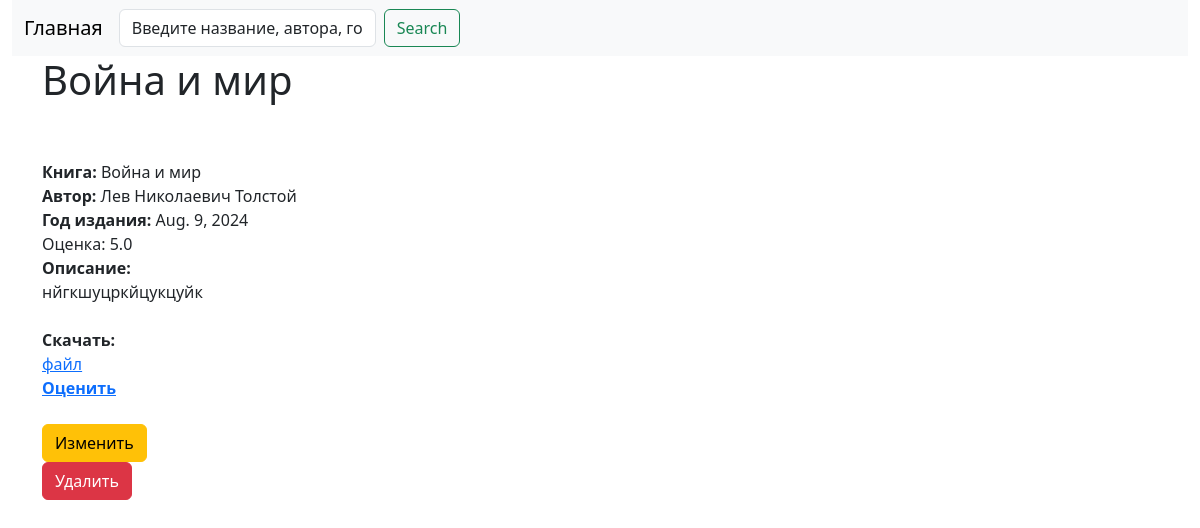
Screenshot of /book/1/ with the database file from the repository.
### main/models.py (models this page shows, shortened)
class Book(models.Model):
    title = models.CharField(max_length=255)
    author = models.ForeignKey(Author, on_delete=models.CASCADE)
    desc = models.TextField()
    public_year = models.DateField()
    file = models.FileField()

class Author(models.Model):
    name = models.CharField(max_length=255)
    bio = models.TextField()
    def __str__(self):
        return self.name

### main/views.py (the view)
# urls.py: path('book/<int:pk>/', views.DetailBook.as_view(), name='book'),
class DetailBook(DetailView):
    model = Book
    template_name = 'detail_book.html'
    context_object_name = 'detail'
    def get_context_data(self, **kwargs):
        context = super().get_context_data()
        book = self.get_object()
        rew = Review.objects.filter(book=book, status=True)
        if rew:
            print(len(rew))
            all_rew = len(rew)
            sum = 0
            for i in rew:
                sum += i.rating
            result = sum/all_rew
            context['rewiew'] = result
            return context
        else:
            return context

### templates/detail_book.html (shortened to what this page needs)
{% extends 'layout.html' %}
{% block head %}
<div class="container-md">
<h1>{{ detail.title }}</h1>
{% endblock %}
{% block content %}
<p>
    <b>Книга:</b> {{detail.title}}<br>
    <b>Автор:</b> {{detail.author}}<br>
    <b>Год издания:</b> {{detail.public_year}}<br>
    Оценка: {% if rewiew %} {{ rewiew }} {% else %} нет отзывов {% endif %}<br>
    <b>Описание:</b><br> {{detail.desc}}<br><br>
    <b>Скачать:</b><br>
    {% if detail.file %}
        <a href="{{ detail.file.url }}">файл</a><br>
    {% else %}
    <h6>Ссылка пока не доступна.</h6>
    {% endif %}
    <a href="{% url 'add_review' detail.id %}"><b>Оценить</b></a><br><br>
    <a href="{% url 'update' detail.id %}" class="btn btn-warning">Изменить</a><br>
    <form method="post" action="{% url 'delete' detail.id %}">
        <button type="submit" class="btn btn-danger">Удалить</button>
    </form>
</p>
</div>
{% endblock %}

### rows the page displays
Book: title "Война и мир", author "Лев Николаевич Толстой", public_year "Aug. 9, 2024", desc "нйгкшуцркйцукцуйк"

### other values shown
{{ rewiew }} "5.0"
